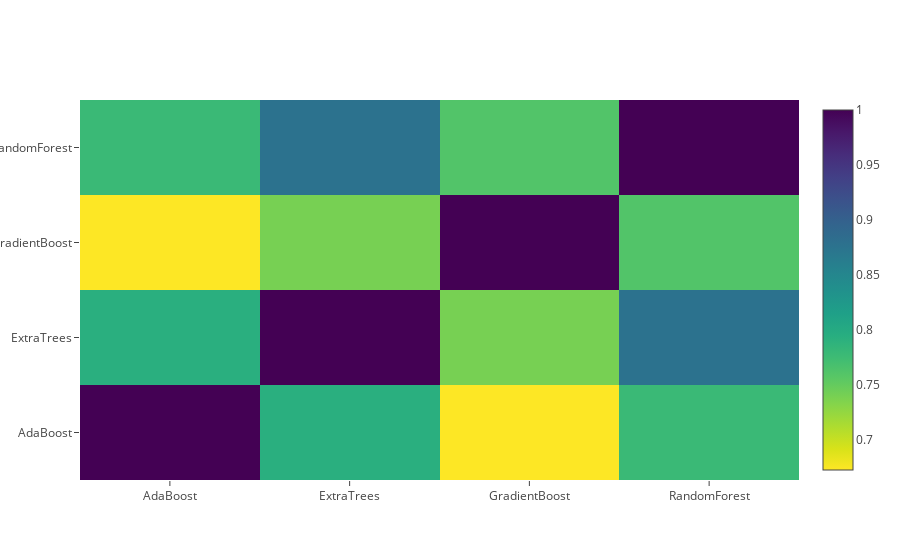

The notebook cell this image was saved under:
### Markdown cell above
**Correlation Heatmap of the Second Level Training set**

### Code cell
data = [
    go.Heatmap(
        z= base_predictions_train.astype(float).corr().values ,
        x=base_predictions_train.columns.values,
        y= base_predictions_train.columns.values,
          colorscale='Viridis',
            showscale=True,
            reversescale = True
    )
]
py.iplot(data, filename='labelled-heatmap')

### Figure 1 — Plotly figure (JSON) as saved in the notebook; plotly's stock layout.template omitted (floating-point values rounded to 4 significant figures)
{"data": [{"colorscale": "Viridis", "reversescale": true, "showscale": true, "type": "heatmap", "uid": "8c61d0ac-b924-11e8-8a37-00e04c680144", "x": ["AdaBoost", "ExtraTrees", "GradientBoost", "RandomForest"], "y": ["AdaBoost", "ExtraTrees", "GradientBoost", "RandomForest"], "z": [[1, 0.7928, 0.6727, 0.7784], [0.7928, 1, 0.7399, 0.8773], [0.6727, 0.7399, 1, 0.7614], [0.7784, 0.8773, 0.7614, 1]]}], "layout": {}}
